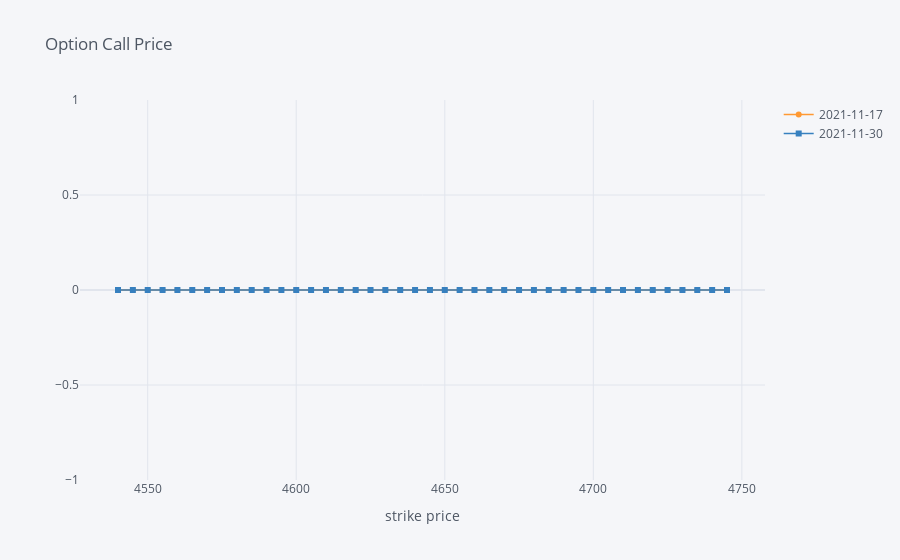

Notebook code cell kept with this figure:
### Code cell
call_close.iplot(mode='lines+markers', symbol=['circle-dot', 'square'], size=6,
                 title='Option Call Price', xTitle='strike price')

### Figure 1 — Plotly figure (JSON) as saved in the notebook; plotly's stock layout.template omitted (floating-point values rounded to 4 significant figures)
{"data": [{"line": {"color": "rgba(255, 153, 51, 1.0)", "dash": "solid", "shape": "linear", "width": 1.3}, "marker": {"size": 6, "symbol": "circle-dot"}, "mode": "lines+markers", "name": "2021-11-17", "text": "", "type": "scatter", "x": [4540, 4545, 4550, 4555, 4560, 4565, 4570, 4575, 4580, 4585, 4590, 4595, 4600, 4605, 4610, 4615, 4620, 4625, 4630, 4635, 4640, 4645, 4650, 4655, 4660, 4665, 4670, 4675, 4680, 4685, 4690, 4695, 4700, 4705, 4710, 4715, 4720, 4725, 4730, 4735, 4740, 4745], "y": [0, 0, 0, 0, 0, 0, 0, 0, 0, 0, 0, 0, 0, 0, 0, 0, 0, 0, 0, 0, 0, 0, 0, 0, 0, 0, 0, 0, 0, 0, 0, 0, 0, 0, 0, 0, 0, 0, 0, 0, 0, 0]}, {"line": {"color": "rgba(55, 128, 191, 1.0)", "dash": "solid", "shape": "linear", "width": 1.3}, "marker": {"size": 6, "symbol": "square"}, "mode": "lines+markers", "name": "2021-11-30", "text": "", "type": "scatter", "x": [4540, 4545, 4550, 4555, 4560, 4565, 4570, 4575, 4580, 4585, 4590, 4595, 4600, 4605, 4610, 4615, 4620, 4625, 4630, 4635, 4640, 4645, 4650, 4655, 4660, 4665, 4670, 4675, 4680, 4685, 4690, 4695, 4700, 4705, 4710, 4715, 4720, 4725, 4730, 4735, 4740, 4745], "y": [0, 0, 0, 0, 0, 0, 0, 0, 0, 0, 0, 0, 0, 0, 0, 0, 0, 0, 0, 0, 0, 0, 0, 0, 0, 0, 0, 0, 0, 0, 0, 0, 0, 0, 0, 0, 0, 0, 0, 0, 0, 0]}], "layout": {"legend": {"bgcolor": "#F5F6F9", "font": {"color": "#4D5663"}}, "paper_bgcolor": "#F5F6F9", "plot_bgcolor": "#F5F6F9", "title": {"font": {"color": "#4D5663"}, "text": "Option Call Price"}, "xaxis": {"gridcolor": "#E1E5ED", "showgrid": true, "tickfont": {"color": "#4D5663"}, "title": {"font": {"color": "#4D5663"}, "text": "strike price"}, "zerolinecolor": "#E1E5ED"}, "yaxis": {"gridcolor": "#E1E5ED", "showgrid": true, "tickfont": {"color": "#4D5663"}, "title": {"font": {"color": "#4D5663"}, "text": ""}, "zerolinecolor": "#E1E5ED"}}}
